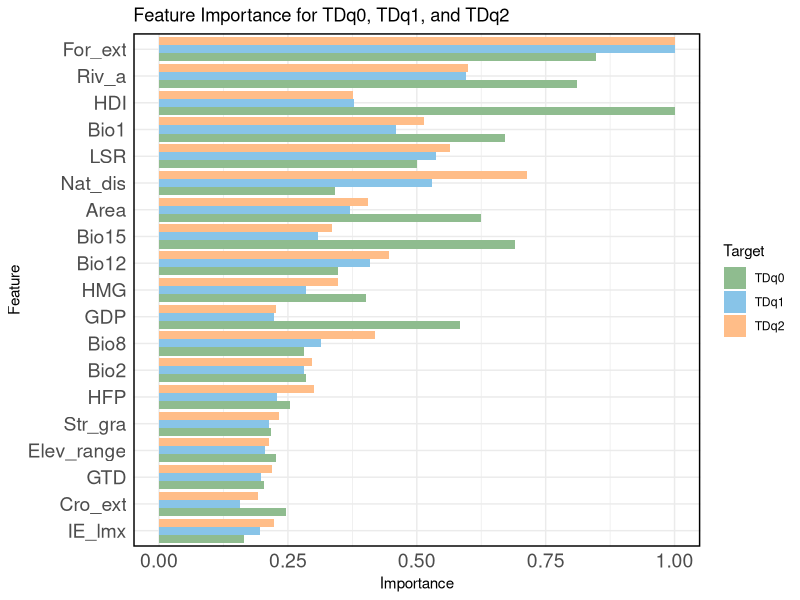
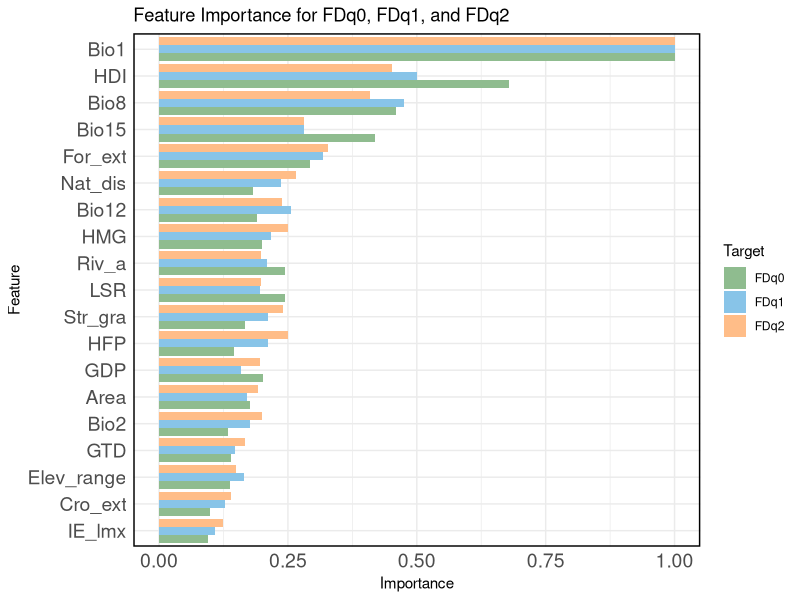
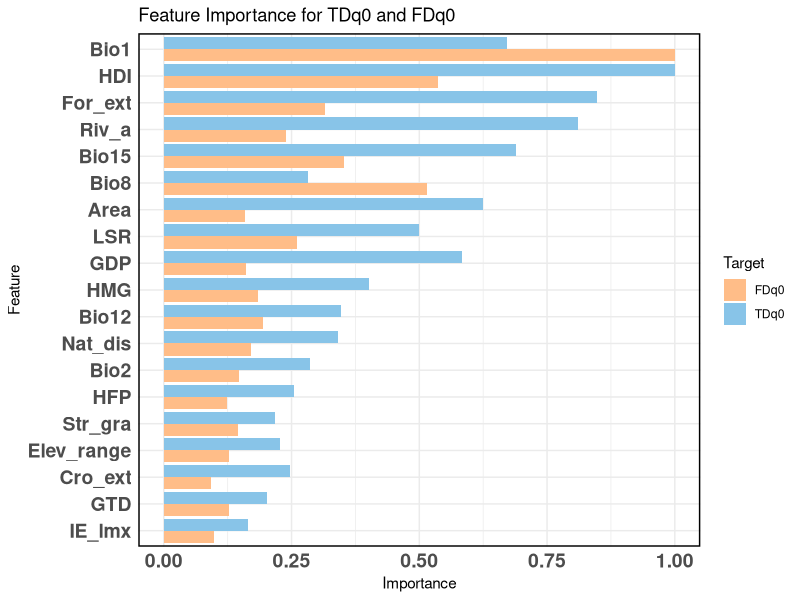
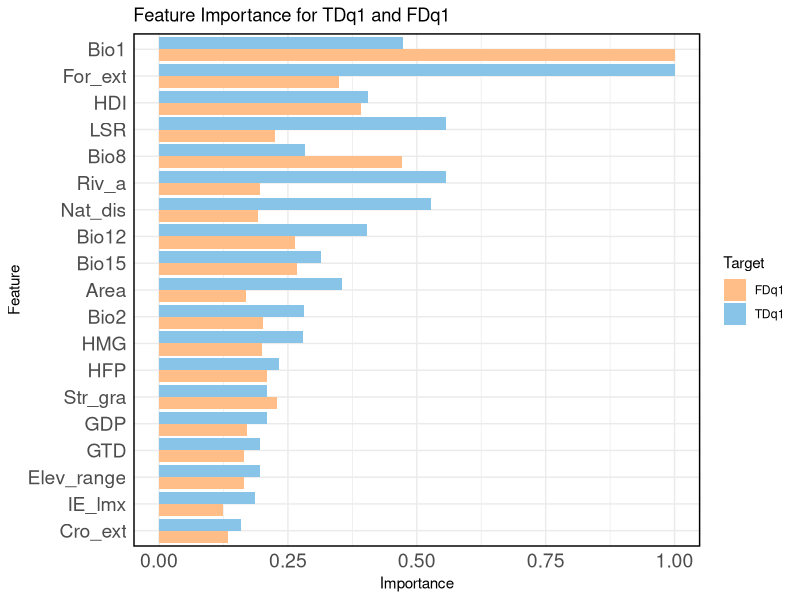
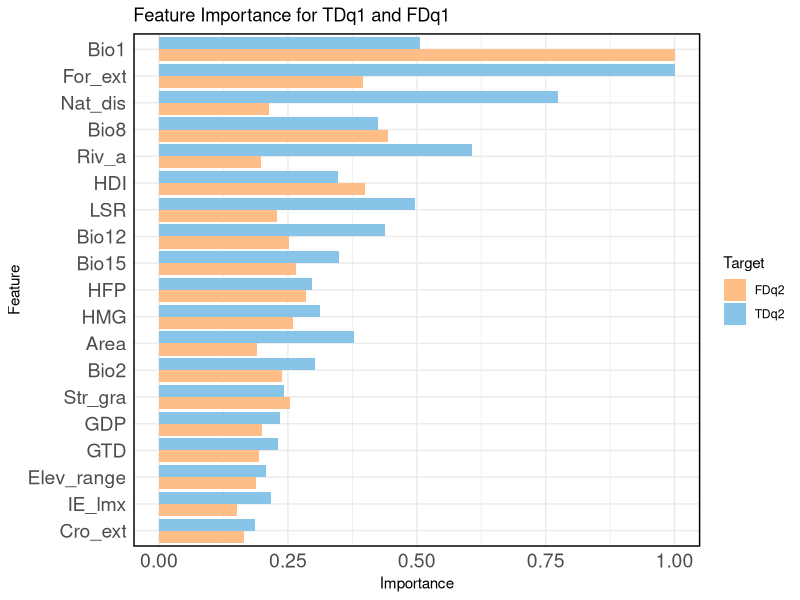
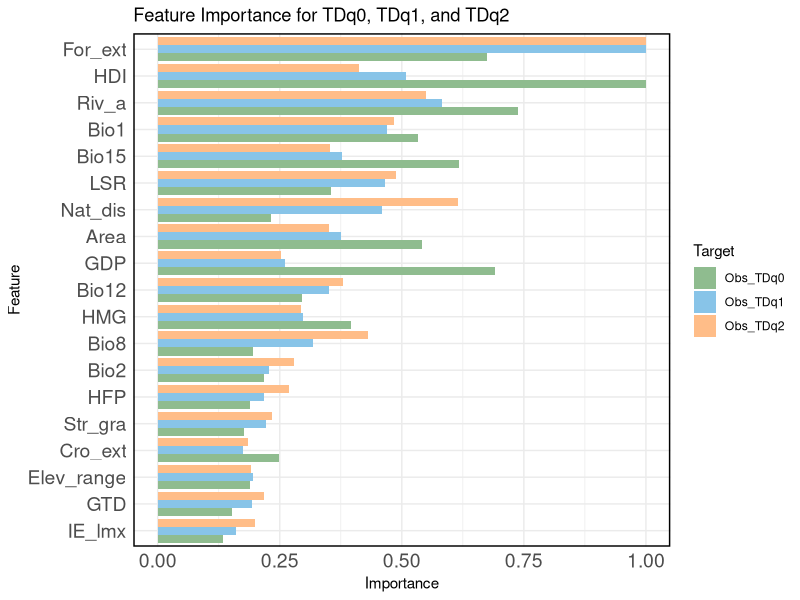
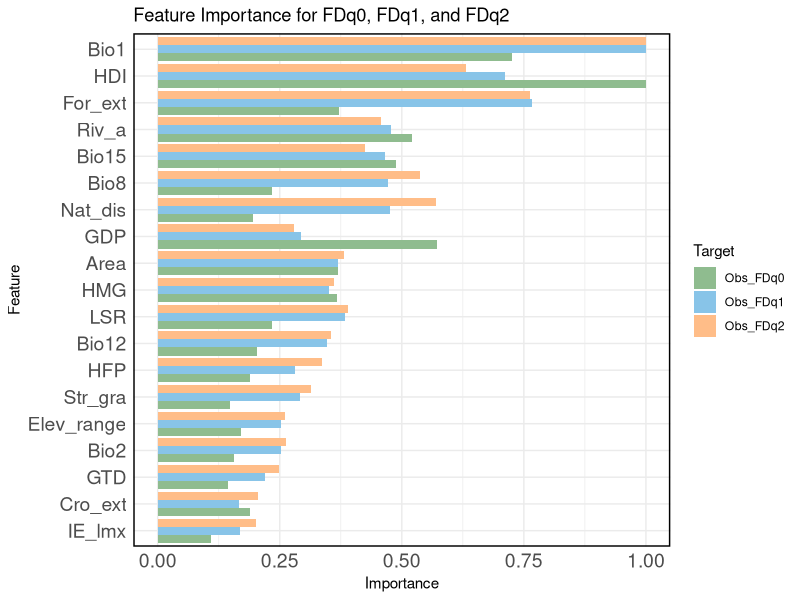
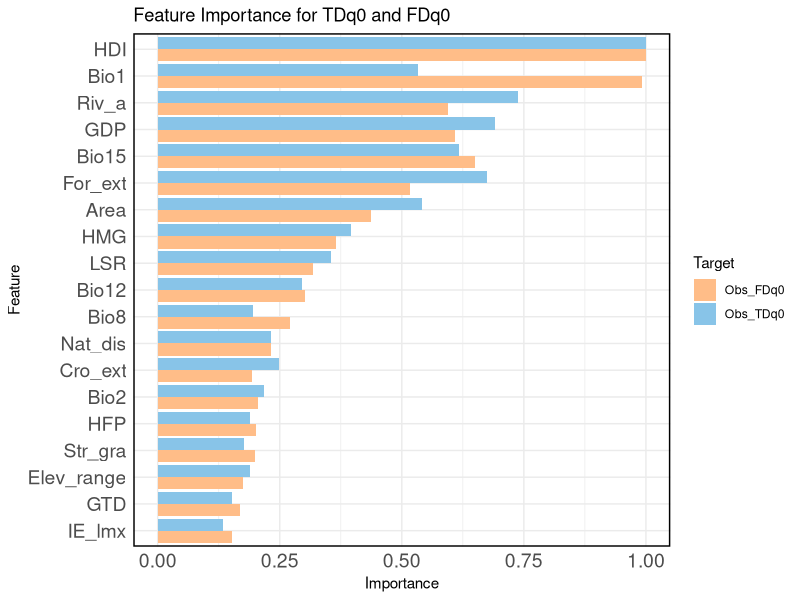

Write R code to recreate these figures, in order.
## ---- chunk 1
knitr::opts_chunk$set(echo = TRUE)
## ---- chunk 2
setwd(".../input")
# Load necessary packages
library(randomForest)
library(ggplot2)
library(caret)

# Read data
new_df <- read.csv("test.csv")

# Define target and feature columns
target_columns <- c("TDq0", "TDq1", "TDq2")
feature_columns <- setdiff(names(new_df), c(target_columns, "Obs_TDq0", "Obs_TDq1", "Obs_TDq2","Obs_FDq0","Obs_FDq1", "Obs_FDq2","Sam_eff", "HYBAS_ID","FDq0", "FDq1", "FDq2"))

# Initialize a dataframe to store feature importance
importance_df <- data.frame()

# Data partitioning
set.seed(42)
trainIndex <- createDataPartition(new_df$TDq0, p = .8, list = FALSE)
trainData <- new_df[trainIndex, ]
testData <- new_df[-trainIndex, ]

# Train models and extract feature importance
for (target in target_columns) {
  model <- randomForest(trainData[, feature_columns], trainData[, target], random_state=42)
  importance <- importance(model)
  importance_data <- data.frame(Feature = rownames(importance), Importance = importance[, 1], Target = target)
  
  # Normalize importance values to be between 0 and 1
  importance_data$Importance <- importance_data$Importance / max(importance_data$Importance)
  
  importance_df <- rbind(importance_df, importance_data)
}

ggplot(importance_df, aes(x = reorder(Feature, Importance), y = Importance, fill = Target)) +
  geom_bar(stat = "identity", position = "dodge") +
  coord_flip() +
  ggtitle("Feature Importance for TDq0, TDq1, and TDq2") +
  xlab("Feature") +
  ylab("Importance") +
  theme_minimal() +
  scale_fill_manual(values = c("TDq0" = "darkseagreen", "TDq1" = "#88c4e8", "TDq2" = "#ffbd88")) +
  theme(
    panel.border = element_rect(colour = "black", fill = NA, size = 1),
    axis.text.x = element_text(size = 14),
    axis.text.y = element_text(size = 14)
  )

ggsave("TD.pdf", height = 7, width = 7)
## ---- chunk 3
# Load necessary packages
library(randomForest)
library(ggplot2)
library(caret)

# Read data
new_df <- read.csv("test.csv")

# Define target and feature columns
target_columns <- c("FDq0", "FDq1", "FDq2")
feature_columns <- setdiff(names(new_df), c(target_columns, "Obs_TDq0", "Obs_TDq1", "Obs_TDq2","Obs_FDq0","Obs_FDq1", "Obs_FDq2","Sam_eff", "HYBAS_ID","TDq0", "TDq1", "TDq2"))

# Initialize a dataframe to store feature importance
importance_df <- data.frame()

# Data partitioning
set.seed(42)
trainIndex <- createDataPartition(new_df$FDq0, p = .8, list = FALSE)
trainData <- new_df[trainIndex, ]
testData <- new_df[-trainIndex, ]

# Train models and extract feature importance
for (target in target_columns) {
  model <- randomForest(trainData[, feature_columns], trainData[, target], random_state=42)
  importance <- importance(model)
  importance_data <- data.frame(Feature = rownames(importance), Importance = importance[, 1], Target = target)
  
  # Normalize importance values to be between 0 and 1
  importance_data$Importance <- importance_data$Importance / max(importance_data$Importance)
  
  importance_df <- rbind(importance_df, importance_data)
}

ggplot(importance_df, aes(x = reorder(Feature, Importance), y = Importance, fill = Target)) +
  geom_bar(stat = "identity", position = "dodge") +
  coord_flip() +
  ggtitle("Feature Importance for FDq0, FDq1, and FDq2") +
  xlab("Feature") +
  ylab("Importance") +
  theme_minimal() +
  scale_fill_manual(values = c("FDq0" = "darkseagreen", "FDq1" = "#88c4e8", "FDq2" = "#ffbd88")) +
  theme(
    panel.border = element_rect(colour = "black", fill = NA, size = 1),
    axis.text.x = element_text(size = 14),
    axis.text.y = element_text(size = 14)
  )

ggsave("FD.pdf", height = 7, width = 7)
## ---- chunk 4
# Load necessary packages
library(randomForest)
library(ggplot2)
library(caret)

# Read data
new_df <- read.csv("test.csv")

# Define target and feature columns
target_columns <- c("TDq0", "FDq0")
feature_columns <- setdiff(names(new_df), c(target_columns, "Obs_TDq0", "Obs_TDq1", "Obs_TDq2","Obs_FDq0","Obs_FDq1", "Obs_FDq2","Sam_eff", "HYBAS_ID","TDq1", "TDq2" ,"FDq1", "FDq2"))

# Initialize a dataframe to store feature importance
importance_df <- data.frame()

# Data partitioning
set.seed(42)
trainIndex <- createDataPartition(new_df$TDq0, p = .8, list = FALSE)
trainData <- new_df[trainIndex, ]
testData <- new_df[-trainIndex, ]

# Train models and extract feature importance
for (target in target_columns) {
  model <- randomForest(trainData[, feature_columns], trainData[, target], random_state=42)
  importance <- importance(model)
  importance_data <- data.frame(Feature = rownames(importance), Importance = importance[, 1], Target = target)
  
  # Normalize importance values to be between 0 and 1
  importance_data$Importance <- importance_data$Importance / max(importance_data$Importance)
  
  importance_df <- rbind(importance_df, importance_data)
}

ggplot(importance_df, aes(x = reorder(Feature, Importance), y = Importance, fill = Target)) +
  geom_bar(stat = "identity", position = "dodge") +
  coord_flip() +
  ggtitle("Feature Importance for TDq0 and FDq0") +
  xlab("Feature") +
  ylab("Importance") +
  theme_minimal() +
  scale_fill_manual(values = c( "TDq0" = "#88c4e8", "FDq0" = "#ffbd88")) +
  theme(
    panel.border = element_rect(colour = "black", fill = NA, size = 1),
    axis.text.x = element_text(size = 14,face = "bold"),
    axis.text.y = element_text(size = 14,face = "bold")
  )

ggsave("q0.pdf", height = 10, width = 7)
## ---- chunk 5
# Load necessary packages
library(randomForest)
library(ggplot2)
library(caret)

# Read data
new_df <- read.csv("test.csv")

# Define target and feature columns
target_columns <- c("TDq1", "FDq1")
feature_columns <- setdiff(names(new_df), c(target_columns, "Obs_TDq0", "Obs_TDq1", "Obs_TDq2","Obs_FDq0","Obs_FDq1", "Obs_FDq2","Sam_eff", "HYBAS_ID","TDq0", "TDq2" ,"FDq0", "FDq2"))

# Initialize a dataframe to store feature importance
importance_df <- data.frame()

# Data partitioning
set.seed(42)
trainIndex <- createDataPartition(new_df$TDq0, p = .8, list = FALSE)
trainData <- new_df[trainIndex, ]
testData <- new_df[-trainIndex, ]

# Train models and extract feature importance
for (target in target_columns) {
  model <- randomForest(trainData[, feature_columns], trainData[, target], random_state=42)
  importance <- importance(model)
  importance_data <- data.frame(Feature = rownames(importance), Importance = importance[, 1], Target = target)
  
  # Normalize importance values to be between 0 and 1
  importance_data$Importance <- importance_data$Importance / max(importance_data$Importance)
  
  importance_df <- rbind(importance_df, importance_data)
}

ggplot(importance_df, aes(x = reorder(Feature, Importance), y = Importance, fill = Target)) +
  geom_bar(stat = "identity", position = "dodge") +
  coord_flip() +
  ggtitle("Feature Importance for TDq1 and FDq1") +
  xlab("Feature") +
  ylab("Importance") +
  theme_minimal() +
  scale_fill_manual(values = c( "TDq1" = "#88c4e8", "FDq1" = "#ffbd88")) +
  theme(
    panel.border = element_rect(colour = "black", fill = NA, size = 1),
    axis.text.x = element_text(size = 14),
    axis.text.y = element_text(size = 14)
  )

ggsave("q1.pdf", height = 7, width = 7)
## ---- chunk 6
# Load necessary packages
library(randomForest)
library(ggplot2)
library(caret)

# Read data
new_df <- read.csv("test.csv")

# Define target and feature columns
target_columns <- c("TDq2", "FDq2")
feature_columns <- setdiff(names(new_df), c(target_columns, "Obs_TDq0", "Obs_TDq1", "Obs_TDq2","Obs_FDq0","Obs_FDq1", "Obs_FDq2","Sam_eff", "HYBAS_ID","TDq0", "TDq1" ,"FDq0", "FDq1"))

# Initialize a dataframe to store feature importance
importance_df <- data.frame()

# Data partitioning
set.seed(42)
trainIndex <- createDataPartition(new_df$TDq0, p = .8, list = FALSE)
trainData <- new_df[trainIndex, ]
testData <- new_df[-trainIndex, ]

# Train models and extract feature importance
for (target in target_columns) {
  model <- randomForest(trainData[, feature_columns], trainData[, target], random_state=42)
  importance <- importance(model)
  importance_data <- data.frame(Feature = rownames(importance), Importance = importance[, 1], Target = target)
  
  # Normalize importance values to be between 0 and 1
  importance_data$Importance <- importance_data$Importance / max(importance_data$Importance)
  
  importance_df <- rbind(importance_df, importance_data)
}

ggplot(importance_df, aes(x = reorder(Feature, Importance), y = Importance, fill = Target)) +
  geom_bar(stat = "identity", position = "dodge") +
  coord_flip() +
  ggtitle("Feature Importance for TDq1 and FDq1") +
  xlab("Feature") +
  ylab("Importance") +
  theme_minimal() +
  scale_fill_manual(values = c( "TDq2" = "#88c4e8", "FDq2" = "#ffbd88")) +
  theme(
    panel.border = element_rect(colour = "black", fill = NA, size = 1),
    axis.text.x = element_text(size = 14),
    axis.text.y = element_text(size = 14)
  )

ggsave("q2.pdf", height = 7, width = 7)
## ---- chunk 7
# Load necessary packages
library(randomForest)
library(ggplot2)
library(caret)

# Read data
new_df <- read.csv("test.csv")

# Define target and feature columns
target_columns <- c("Obs_TDq0", "Obs_TDq1", "Obs_TDq2")
feature_columns <- setdiff(names(new_df), c(target_columns, "TDq0", "TDq1", "TDq2","Obs_FDq0","Obs_FDq1", "Obs_FDq2","Sam_eff", "HYBAS_ID","FDq0", "FDq1", "FDq2"))

# Initialize a dataframe to store feature importance
importance_df <- data.frame()

# Data partitioning
set.seed(42)
trainIndex <- createDataPartition(new_df$TDq0, p = .8, list = FALSE)
trainData <- new_df[trainIndex, ]
testData <- new_df[-trainIndex, ]

# Train models and extract feature importance
for (target in target_columns) {
  model <- randomForest(trainData[, feature_columns], trainData[, target], random_state=42)
  importance <- importance(model)
  importance_data <- data.frame(Feature = rownames(importance), Importance = importance[, 1], Target = target)
  
  # Normalize importance values to be between 0 and 1
  importance_data$Importance <- importance_data$Importance / max(importance_data$Importance)
  
  importance_df <- rbind(importance_df, importance_data)
}

ggplot(importance_df, aes(x = reorder(Feature, Importance), y = Importance, fill = Target)) +
  geom_bar(stat = "identity", position = "dodge") +
  coord_flip() +
  ggtitle("Feature Importance for TDq0, TDq1, and TDq2") +
  xlab("Feature") +
  ylab("Importance") +
  theme_minimal() +
  scale_fill_manual(values = c("Obs_TDq0" = "darkseagreen", "Obs_TDq1" = "#88c4e8", "Obs_TDq2" = "#ffbd88")) +
  theme(
    panel.border = element_rect(colour = "black", fill = NA, size = 1),
    axis.text.x = element_text(size = 14),
    axis.text.y = element_text(size = 14)
  )

ggsave("Obs_TD.pdf", height = 7, width = 7)
## ---- chunk 8
# Load necessary packages
library(randomForest)
library(ggplot2)
library(caret)

# Read data
new_df <- read.csv("test.csv")

# Define target and feature columns
target_columns <- c("Obs_FDq0", "Obs_FDq1", "Obs_FDq2")
feature_columns <- setdiff(names(new_df), c(target_columns, "Obs_TDq0", "Obs_TDq1", "Obs_TDq2","FDq0","FDq1", "FDq2","Sam_eff", "HYBAS_ID","TDq0", "TDq1", "TDq2"))

# Initialize a dataframe to store feature importance
importance_df <- data.frame()

# Data partitioning
set.seed(42)
trainIndex <- createDataPartition(new_df$FDq0, p = .8, list = FALSE)
trainData <- new_df[trainIndex, ]
testData <- new_df[-trainIndex, ]

# Train models and extract feature importance
for (target in target_columns) {
  model <- randomForest(trainData[, feature_columns], trainData[, target], random_state=42)
  importance <- importance(model)
  importance_data <- data.frame(Feature = rownames(importance), Importance = importance[, 1], Target = target)
  
  # Normalize importance values to be between 0 and 1
  importance_data$Importance <- importance_data$Importance / max(importance_data$Importance)
  
  importance_df <- rbind(importance_df, importance_data)
}

ggplot(importance_df, aes(x = reorder(Feature, Importance), y = Importance, fill = Target)) +
  geom_bar(stat = "identity", position = "dodge") +
  coord_flip() +
  ggtitle("Feature Importance for FDq0, FDq1, and FDq2") +
  xlab("Feature") +
  ylab("Importance") +
  theme_minimal() +
  scale_fill_manual(values = c("Obs_FDq0" = "darkseagreen", "Obs_FDq1" = "#88c4e8", "Obs_FDq2" = "#ffbd88")) +
  theme(
    panel.border = element_rect(colour = "black", fill = NA, size = 1),
    axis.text.x = element_text(size = 14),
    axis.text.y = element_text(size = 14)
  )

ggsave("Obs_FD.pdf", height = 7, width = 7)
## ---- chunk 9
# Load necessary packages
library(randomForest)
library(ggplot2)
library(caret)

# Read data
new_df <- read.csv("test.csv")

# Define target and feature columns
target_columns <- c("Obs_TDq0", "Obs_FDq0")
feature_columns <- setdiff(names(new_df), c(target_columns, "TDq0", "Obs_TDq1", "Obs_TDq2","FDq0","Obs_FDq1", "Obs_FDq2","Sam_eff", "HYBAS_ID","TDq1", "TDq2" ,"FDq1", "FDq2"))

# Initialize a dataframe to store feature importance
importance_df <- data.frame()

# Data partitioning
set.seed(42)
trainIndex <- createDataPartition(new_df$TDq0, p = .8, list = FALSE)
trainData <- new_df[trainIndex, ]
testData <- new_df[-trainIndex, ]

# Train models and extract feature importance
for (target in target_columns) {
  model <- randomForest(trainData[, feature_columns], trainData[, target], random_state=42)
  importance <- importance(model)
  importance_data <- data.frame(Feature = rownames(importance), Importance = importance[, 1], Target = target)
  
  # Normalize importance values to be between 0 and 1
  importance_data$Importance <- importance_data$Importance / max(importance_data$Importance)
  
  importance_df <- rbind(importance_df, importance_data)
}

ggplot(importance_df, aes(x = reorder(Feature, Importance), y = Importance, fill = Target)) +
  geom_bar(stat = "identity", position = "dodge") +
  coord_flip() +
  ggtitle("Feature Importance for TDq0 and FDq0") +
  xlab("Feature") +
  ylab("Importance") +
  theme_minimal() +
  scale_fill_manual(values = c( "Obs_TDq0" = "#88c4e8", "Obs_FDq0" = "#ffbd88")) +
  theme(
    panel.border = element_rect(colour = "black", fill = NA, size = 1),
    axis.text.x = element_text(size = 14),
    axis.text.y = element_text(size = 14)
  )

ggsave("Obs_q0.pdf", height = 7, width = 7)
## ---- chunk 10
# Load necessary packages
library(randomForest)
library(ggplot2)
library(caret)

# Read data
new_df <- read.csv("test.csv")

# Define target and feature columns
target_columns <- c("Obs_TDq1", "Obs_FDq1")
feature_columns <- setdiff(names(new_df), c(target_columns, "Obs_TDq0", "TDq1", "Obs_TDq2","Obs_FDq0","FDq1", "Obs_FDq2","Sam_eff", "HYBAS_ID","TDq0", "TDq2" ,"FDq0", "FDq2"))

# Initialize a dataframe to store feature importance
importance_df <- data.frame()

# Data partitioning
set.seed(42)
trainIndex <- createDataPartition(new_df$TDq0, p = .8, list = FALSE)
trainData <- new_df[trainIndex, ]
testData <- new_df[-trainIndex, ]

# Train models and extract feature importance
for (target in target_columns) {
  model <- randomForest(trainData[, feature_columns], trainData[, target], random_state=42)
  importance <- importance(model)
  importance_data <- data.frame(Feature = rownames(importance), Importance = importance[, 1], Target = target)
  
  # Normalize importance values to be between 0 and 1
  importance_data$Importance <- importance_data$Importance / max(importance_data$Importance)
  
  importance_df <- rbind(importance_df, importance_data)
}

ggplot(importance_df, aes(x = reorder(Feature, Importance), y = Importance, fill = Target)) +
  geom_bar(stat = "identity", position = "dodge") +
  coord_flip() +
  ggtitle("Feature Importance for TDq1 and FDq1") +
  xlab("Feature") +
  ylab("Importance") +
  theme_minimal() +
  scale_fill_manual(values = c( "Obs_TDq1" = "#88c4e8", "Obs_FDq1" = "#ffbd88")) +
  theme(
    panel.border = element_rect(colour = "black", fill = NA, size = 1),
    axis.text.x = element_text(size = 14),
    axis.text.y = element_text(size = 14)
  )

ggsave("Obs_q1.pdf", height = 7, width = 7)
## ---- chunk 11
# Load necessary packages
library(randomForest)
library(ggplot2)
library(caret)

# Read data
new_df <- read.csv("test.csv")

# Define target and feature columns
target_columns <- c("Obs_TDq2", "Obs_FDq2")
feature_columns <- setdiff(names(new_df), c(target_columns, "Obs_TDq0", "Obs_TDq1", "TDq2","Obs_FDq0","Obs_FDq1", "FDq2","Sam_eff", "HYBAS_ID","TDq0", "TDq1" ,"FDq0", "FDq1"))

# Initialize a dataframe to store feature importance
importance_df <- data.frame()

# Data partitioning
set.seed(42)
trainIndex <- createDataPartition(new_df$TDq0, p = .8, list = FALSE)
trainData <- new_df[trainIndex, ]
testData <- new_df[-trainIndex, ]

# Train models and extract feature importance
for (target in target_columns) {
  model <- randomForest(trainData[, feature_columns], trainData[, target], random_state=42)
  importance <- importance(model)
  importance_data <- data.frame(Feature = rownames(importance), Importance = importance[, 1], Target = target)
  
  # Normalize importance values to be between 0 and 1
  importance_data$Importance <- importance_data$Importance / max(importance_data$Importance)
  
  importance_df <- rbind(importance_df, importance_data)
}

ggplot(importance_df, aes(x = reorder(Feature, Importance), y = Importance, fill = Target)) +
  geom_bar(stat = "identity", position = "dodge") +
  coord_flip() +
  ggtitle("Feature Importance for TDq1 and FDq1") +
  xlab("Feature") +
  ylab("Importance") +
  theme_minimal() +
  scale_fill_manual(values = c( "Obs_TDq2" = "#88c4e8", "Obs_FDq2" = "#ffbd88")) +
  theme(
    panel.border = element_rect(colour = "black", fill = NA, size = 1),
    axis.text.x = element_text(size = 14),
    axis.text.y = element_text(size = 14)
  )

ggsave("Obs_q2.pdf", height = 7, width = 7)
